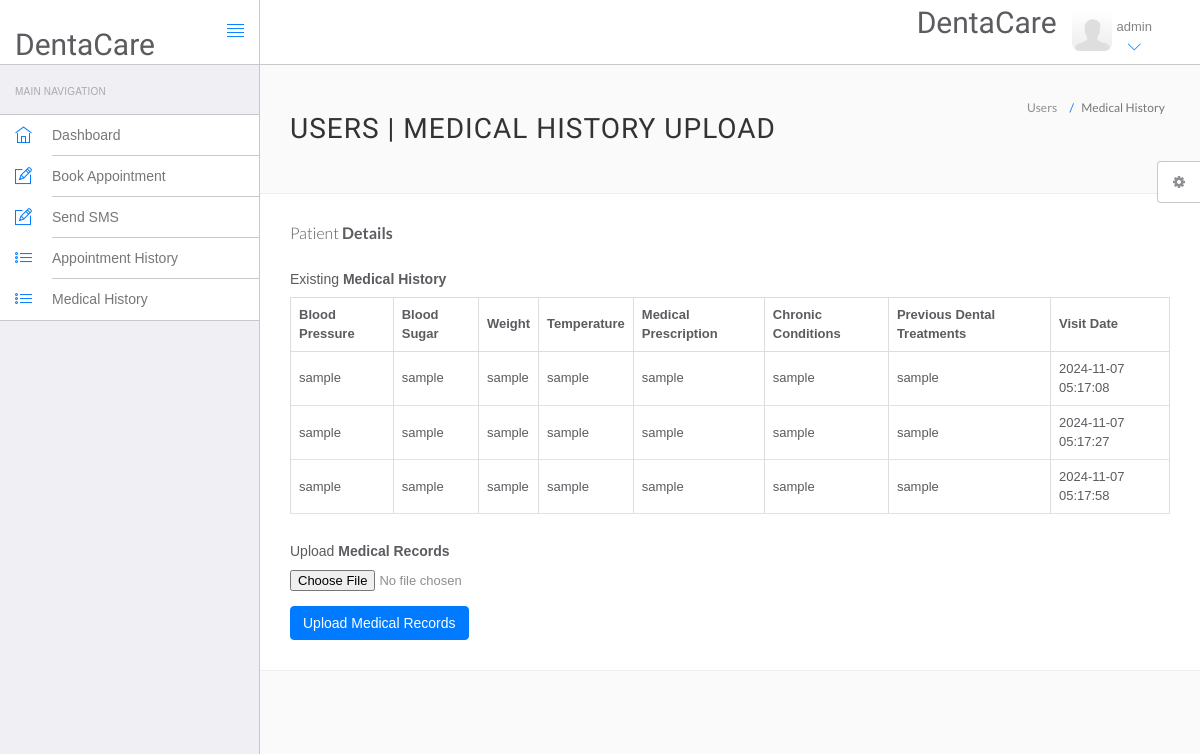
Page /hms/manage-medhistory.php (signed in) on the earlier database version.
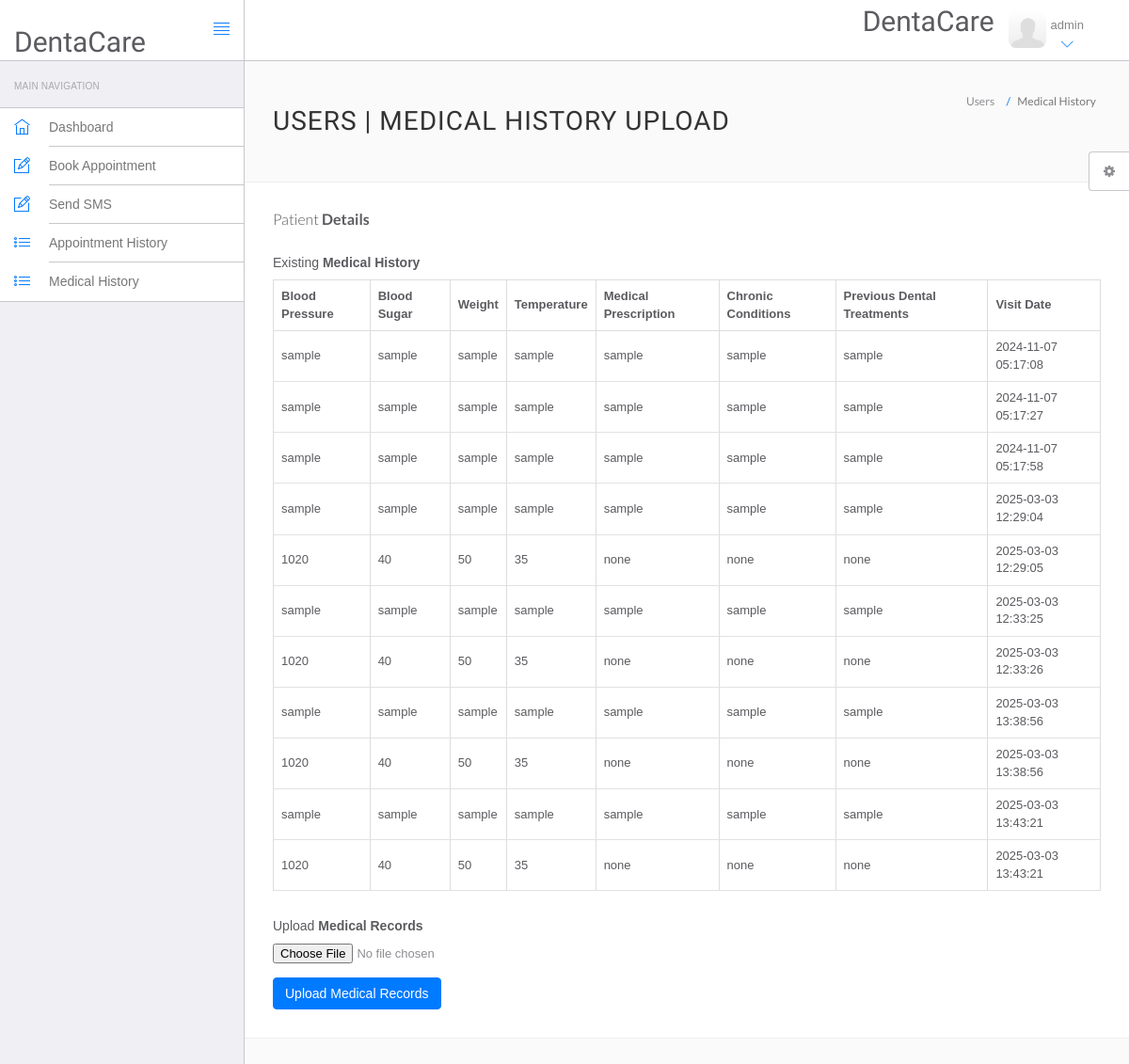
Same page on the later database version.
### tables this page shows
CREATE TABLE `tblmedicalhistory` (
  `ID` int(10) NOT NULL,
  `PatientID` int(10) DEFAULT NULL,
  `BloodPressure` varchar(200) DEFAULT NULL,
  `BloodSugar` varchar(200) NOT NULL,
  `Weight` varchar(100) DEFAULT NULL,
  `Temperature` varchar(200) DEFAULT NULL,
  `MedicalPres` mediumtext DEFAULT NULL,
  `ChronicCond` varchar(255) DEFAULT NULL,
  `PrevDen` varchar(255) DEFAULT NULL,
  `CreationDate` timestamp NOT NULL DEFAULT current_timestamp() ON UPDATE current_timestamp()
);

### hms/manage-medhistory.php (the view, shortened to what the changed rows need)
<?php
include('include/config.php');
?>
<!DOCTYPE html>
<html lang="en">
<head>
    <link rel="stylesheet" href="vendor/bootstrap/css/bootstrap.min.css">
    <link rel="stylesheet" href="vendor/fontawesome/css/font-awesome.min.css">
    <link rel="stylesheet" href="vendor/themify-icons/themify-icons.min.css">
    <link href="vendor/animate.css/animate.min.css" rel="stylesheet" media="screen">
    <link href="vendor/perfect-scrollbar/perfect-scrollbar.min.css" rel="stylesheet" media="screen">
    <link href="vendor/switchery/switchery.min.css" rel="stylesheet" media="screen">
    <link href="vendor/bootstrap-touchspin/jquery.bootstrap-touchspin.min.css" rel="stylesheet" media="screen">
    <link href="vendor/select2/select2.min.css" rel="stylesheet" media="screen">
    <link href="vendor/bootstrap-datepicker/bootstrap-datepicker3.standalone.min.css" rel="stylesheet" media="screen">
    <link href="vendor/bootstrap-timepicker/bootstrap-timepicker.min.css" rel="stylesheet" media="screen">
    <link rel="stylesheet" href="assets/css/styles.css">
    <link rel="stylesheet" href="assets/css/plugins.css">
    <link rel="stylesheet" href="assets/css/themes/theme-1.css" id="skin_color" />
</head>
<body>
    <div id="app">
        <div class="app-content">
            <?php include('include/header.php'); ?>
            <div class="main-content">
                <div class="wrap-content container" id="container">
                    <section id="page-title">
                        <div class="row">
                            <div class="col-sm-8">
                                <h1 class="mainTitle">Users | Medical History Upload</h1>
                            </div>
                        </div>
                    </section>
                    <div class="container-fluid container-fullw bg-white">
                        <div class="row">
                            <div class="col-md-12">
                                <table class="table table-bordered">
                                    <thead class="thead-dark">
                                        <tr>
                                            <th>Blood Pressure</th>
                                            <th>Blood Sugar</th>
                                            <th>Weight</th>
                                            <th>Temperature</th>
                                            <th>Medical Prescription</th>
                                            <th>Chronic Conditions</th>
                                            <th>Previous Dental Treatments</th>
                                            <th>Visit Date</th>
                                        </tr>
                                    </thead>
                                    <tbody>
                                        <?php
                                        $ret = mysqli_query($con, "SELECT * FROM tblmedicalhistory WHERE PatientID='$vid'");
                                        while ($row = mysqli_fetch_array($ret)) {
                                            echo "<tr>
                                                <td>{$row['BloodPressure']}</td>
                                                <td>{$row['BloodSugar']}</td>
                                                <td>{$row['Weight']}</td>
                                                <td>{$row['Temperature']}</td>
                                                <td>{$row['MedicalPres']}</td>
                                                <td>{$row['ChronicCond']}</td>
                                                <td>{$row['PrevDen']}</td>
                                                <td>{$row['CreationDate']}</td>
                                            </tr>";
                                        }
                                        ?>
                                    </tbody>
                                </table>
                            </div>
                        </div>
                    </div>
                </div>
            </div>
        </div>
    </div>
</body>
</html>

Differences in the rows shown:
added tblmedicalhistory: BloodPressure "sample", BloodSugar "sample", Weight "sample", Temperature "sample", MedicalPres "sample", ChronicCond "sample", PrevDen "sample", CreationDate "2025-03-03 12:29:04"
added tblmedicalhistory: BloodPressure "1020", BloodSugar "40", Weight "50", Temperature "35", MedicalPres "none", ChronicCond "none", PrevDen "none", CreationDate "2025-03-03 12:29:05"
added tblmedicalhistory: BloodPressure "sample", BloodSugar "sample", Weight "sample", Temperature "sample", MedicalPres "sample", ChronicCond "sample", PrevDen "sample", CreationDate "2025-03-03 12:33:25"
added tblmedicalhistory: BloodPressure "1020", BloodSugar "40", Weight "50", Temperature "35", MedicalPres "none", ChronicCond "none", PrevDen "none", CreationDate "2025-03-03 12:33:26"
added tblmedicalhistory: BloodPressure "sample", BloodSugar "sample", Weight "sample", Temperature "sample", MedicalPres "sample", ChronicCond "sample", PrevDen "sample", CreationDate "2025-03-03 13:38:56"
added tblmedicalhistory: BloodPressure "1020", BloodSugar "40", Weight "50", Temperature "35", MedicalPres "none", ChronicCond "none", PrevDen "none", CreationDate "2025-03-03 13:38:56"
added tblmedicalhistory: BloodPressure "sample", BloodSugar "sample", Weight "sample", Temperature "sample", MedicalPres "sample", ChronicCond "sample", PrevDen "sample", CreationDate "2025-03-03 13:43:21"
added tblmedicalhistory: BloodPressure "1020", BloodSugar "40", Weight "50", Temperature "35", MedicalPres "none", ChronicCond "none", PrevDen "none", CreationDate "2025-03-03 13:43:21"
